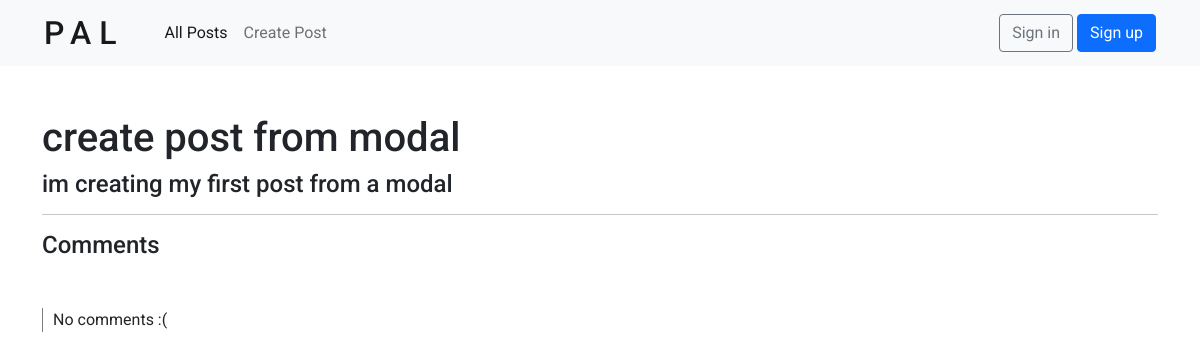
Screenshot of /post/9/ with the database file from the repository.
### posts/models.py (models this page shows, shortened)
class Post(models.Model):
    name = models.CharField(max_length=200)
    description = models.TextField(null=True, blank=True)
    topic = models.ForeignKey(Topic, null=True, on_delete=SET_NULL) # each Post is related to a single Topic
    user = models.ForeignKey(User, null=True, on_delete=SET_NULL) # each Post is related to a single User
    created = models.DateTimeField(auto_now_add=True)
    updated = models.DateTimeField(auto_now=True)

### posts/views.py (the view, shortened to what this page needs)
# urls.py: path('post/<str:pk>/', views.post, name='post'),
def post(request, pk):
    post = Post.objects.get(id=pk)
    comments = post.comment_set.all().order_by('-created') # get the comments from each post
    comments_count = post.comment_set.all().count()
    context = {
        'post': post,
        'comments': comments,
        'comments_count': comments_count,
    }
    return render(request, 'posts/post.html', context)

### posts/templates/posts/post.html (shortened to what this page needs)
{% extends 'main.html' %}
{% block content %}
<div class="mt-5">
    <h1>{{ post.name }}</h3>
    <h4>{{ post.description }}</h4>
</div>
<hr />
<h4>Comments</h4>
<div class="comment-container mt-5">
    {% if comments.count == 0 %}
        <p>No comments :(</p>
    {% endif %}
</div>
{% endblock content %}

### static/styles/main.css (style rules this page uses)
.comment-container { padding-left: 10px; border-left: 1px solid grey; }

### static/styles/base.css (style rules this page uses)
*, *::before, *::after { margin: 0; padding: 0; box-sizing: border-box; }
body { font-family: 'Roboto', sans-serif; }

### rows the page displays
Post: name "create post from modal", description "im creating my first post from a modal"
